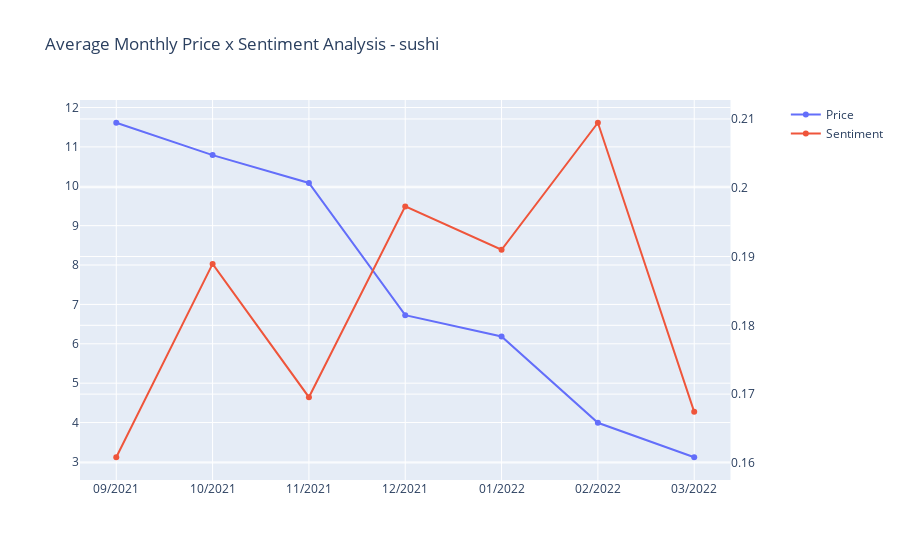

Notebook cell for this chart:
### Code cell
df4 = pd.read_excel(price_path, sheet_name="AvgMthPrice")

month1 = df4["month"].to_numpy()
avgPrice = df4["avgPriceUSD"].to_numpy()

fig3 = make_subplots(specs=[[{"secondary_y": True}]])

fig3.add_trace(go.Line(x=month1, y=avgPrice, name="Price"), secondary_y=False)

fig3.update_layout(title_text=("Average Monthly Price x Sentiment Analysis - {}").format(search_term))

xA = []
yA = []

for date in timeSplitDataNetScore:
    xA.append(date)
    yA.append(timeSplitDataNetScore[date])

fig3.add_trace(go.Line(x=xA, y=yA, name="Sentiment"), secondary_y=True)

### Figure 1 — Plotly figure (JSON) as saved in the notebook; plotly's stock layout.template omitted (floating-point values rounded to 4 significant figures)
{"data": [{"name": "Price", "type": "scatter", "x": ["09/2021", "10/2021", "11/2021", "12/2021", "01/2022", "02/2022", "03/2022"], "xaxis": "x", "y": [11.61, 10.79, 10.08, 6.727, 6.188, 3.995, 3.119], "yaxis": "y"}, {"name": "Sentiment", "type": "scatter", "x": ["09/2021", "10/2021", "11/2021", "12/2021", "01/2022", "02/2022", "03/2022"], "xaxis": "x", "y": [0.1608, 0.1889, 0.1695, 0.1973, 0.191, 0.2094, 0.1674], "yaxis": "y2"}], "layout": {"title": {"text": "Average Monthly Price x Sentiment Analysis - sushi"}, "xaxis": {"anchor": "y", "domain": [0, 0.94]}, "yaxis": {"anchor": "x", "domain": [0, 1]}, "yaxis2": {"anchor": "x", "overlaying": "y", "side": "right"}}}
